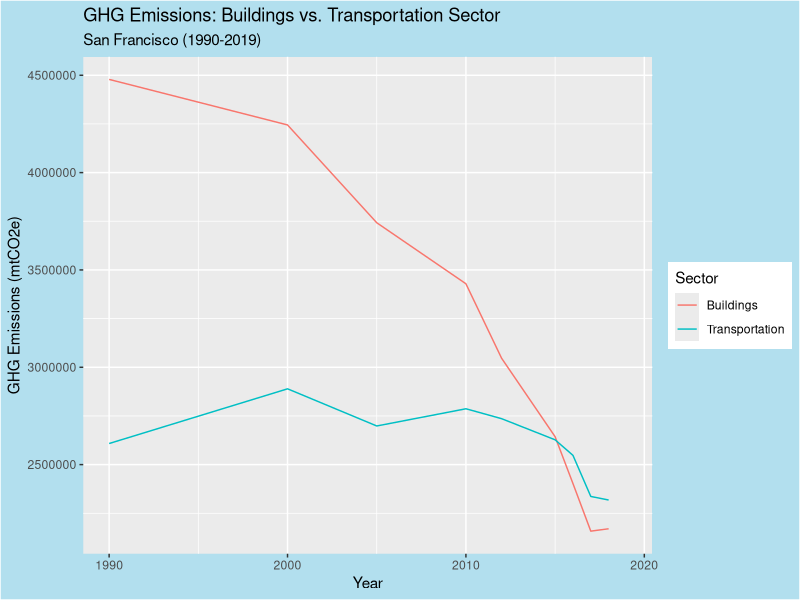
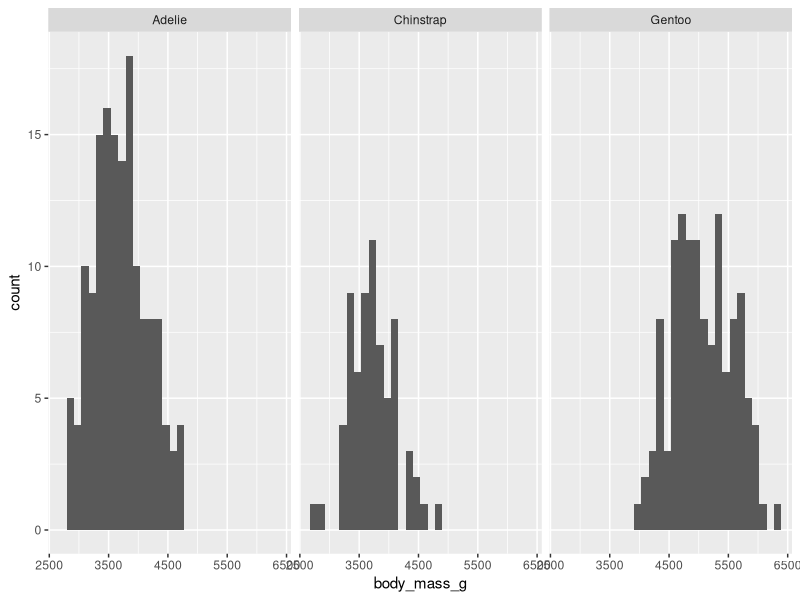
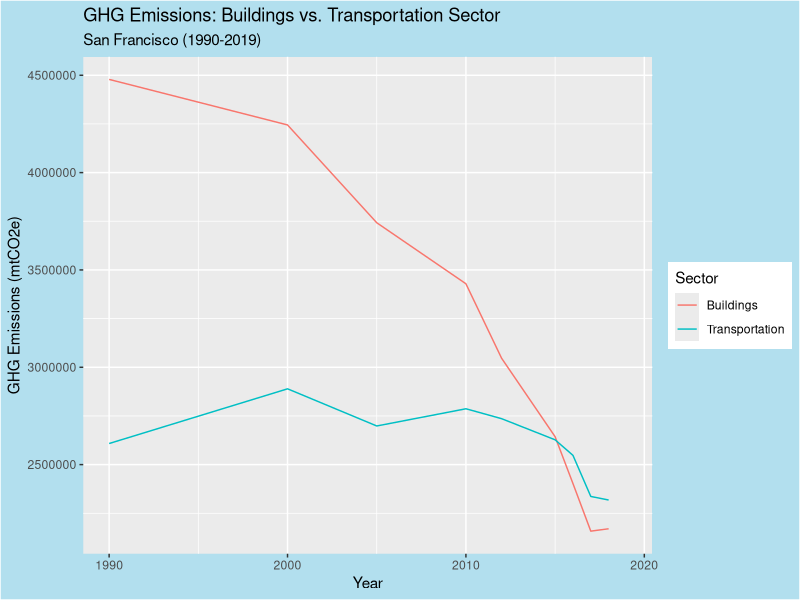

Generate these figures, in order, with R:
## ---- chunk 1
knitr::opts_chunk$set(echo = TRUE)
library(tidyverse)
library(palmerpenguins)
library(here)
## ---- chunk 2
sf_ghg <- read_csv(here("data", "sf_ghg.csv"))

## ---- chunk 3
sf_summary_sector <- sf_ghg %>% 
  group_by(Sector_General) %>% 
  summarize(total_ghg_em = sum(Emissions_mtCO2e, na.rm = TRUE))

sf_summary_year_comm <- sf_ghg %>% 
  group_by(Calendar_Year, Commodity_Type) %>% 
  summarize(total_ghg_em = sum(Emissions_mtCO2e, na.rm = TRUE))

sf_summary_3 <- sf_ghg %>%
  filter(Calendar_Year >= 2005) %>% 
  filter(str_detect(Sector_Detail2, pattern = "PG&E")) %>% 
  select(Calendar_Year, Sector_Detail2, Emissions_mtCO2e)

sf_summary_sector_year <- sf_ghg %>% 
  group_by(Sector_General, Calendar_Year) %>% 
  summarize(total_emissions = sum(Emissions_mtCO2e))
## ---- chunk 4
graph_data <- sf_summary_sector_year %>% filter(Sector_General == "Buildings" | Sector_General == "Transportation") 



ggplot(data = graph_data, aes(x = Calendar_Year, y = total_emissions)) +
  geom_line(aes(color = Sector_General)) +
  geom_text(data = filter(graph_data, Calendar_Year == max(Calendar_Year)), aes(label = Sector_General)) +
  labs(x = "Year", 
       y = "GHG Emissions (mtCO2e)",
       title = "GHG Emissions: Buildings vs. Transportation Sector",
       subtitle = "San Francisco (1990-2019)",
       color = "Sector") +
  theme(
    plot.background = element_rect(fill = "lightblue2")
  )

ggsave(here("pretty_plot.jpg"))
## ---- chunk 5
ggplot(penguins, aes(x = body_mass_g)) +
  geom_histogram() +
  facet_wrap(~species)


